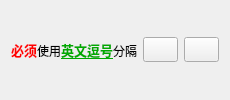
        <widget class="QWidget" name="widget" native="true">
         <property name="sizePolicy">
          <sizepolicy hsizetype="Expanding" vsizetype="Fixed">
           <horstretch>0</horstretch>
           <verstretch>0</verstretch>
          </sizepolicy>
         </property>
         <layout class="QHBoxLayout" name="horizontalLayout_2">
          <item>
           <widget class="QLabel" name="label">
            <property name="sizePolicy">
             <sizepolicy hsizetype="Expanding" vsizetype="Expanding">
              <horstretch>0</horstretch>
              <verstretch>0</verstretch>
             </sizepolicy>
            </property>
            <property name="text">
             <string>&lt;html&gt;&lt;head/&gt;&lt;body&gt;&lt;p&gt;&lt;span style=&quot; font-size:10pt; font-weight:600; color:#ff0000;&quot;&gt;必须&lt;/span&gt;使用&lt;span style=&quot; font-size:10pt; font-weight:600; text-decoration: underline; color:#00aa00;&quot;&gt;英文逗号&lt;/span&gt;分隔&lt;/p&gt;&lt;/body&gt;&lt;/html&gt;</string>
            </property>
           </widget>
          </item>
          <item alignment="Qt::AlignRight|Qt::AlignVCenter">
           <widget class="QToolButton" name="pb_previous">
            <property name="sizePolicy">
             <sizepolicy hsizetype="Expanding" vsizetype="Expanding">
              <horstretch>0</horstretch>
              <verstretch>0</verstretch>
             </sizepolicy>
            </property>
            <property name="minimumSize">
             <size>
              <width>35</width>
              <height>25</height>
             </size>
            </property>
            <property name="maximumSize">
             <size>
              <width>16777215</width>
              <height>16777215</height>
             </size>
            </property>
            <property name="focusPolicy">
             <enum>Qt::NoFocus</enum>
            </property>
            <property name="styleSheet">
             <string notr="true"/>
            </property>
            <property name="text">
             <string/>
            </property>
           </widget>
          </item>
          <item alignment="Qt::AlignRight|Qt::AlignVCenter">
           <widget class="QToolButton" name="pb_next">
            <property name="sizePolicy">
             <sizepolicy hsizetype="Expanding" vsizetype="Expanding">
              <horstretch>0</horstretch>
              <verstretch>0</verstretch>
             </sizepolicy>
            </property>
            <property name="minimumSize">
             <size>
              <width>35</width>
              <height>25</height>
             </size>
            </property>
            <property name="maximumSize">
             <size>
              <width>16777215</width>
              <height>16777215</height>
             </size>
            </property>
            <property name="focusPolicy">
             <enum>Qt::NoFocus</enum>
            </property>
            <property name="styleSheet">
             <string notr="true"/>
            </property>
            <property name="text">
             <string/>
            </property>
            <property name="checkable">
             <bool>false</bool>
            </property>
            <property name="autoRepeat">
             <bool>false</bool>
            </property>
            <property name="autoExclusive">
             <bool>false</bool>
            </property>
           </widget>
          </item>
         </layout>
         <zorder>pb_previous</zorder>
         <zorder>pb_next</zorder>
         <zorder>label</zorder>
        </widget>
